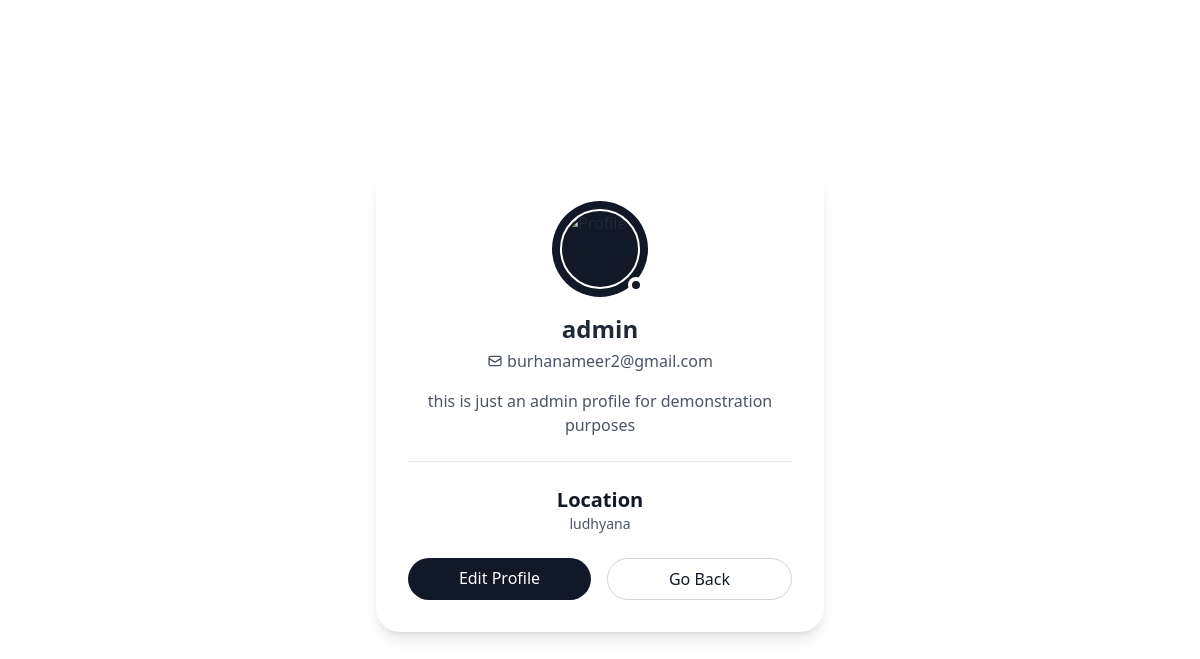
Page /profile/ (signed in) on the earlier database version.
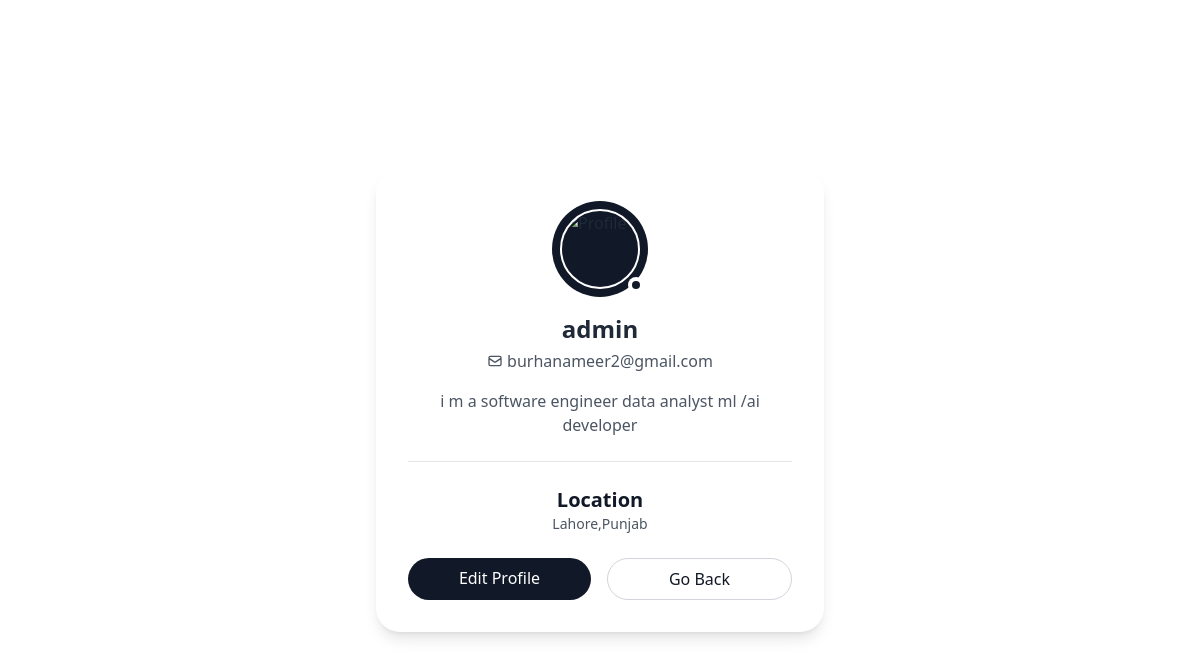
Same page on the later database version.
### homeusers/models.py (models this page shows, shortened)
class CustomUser(AbstractUser):
    RoleChoices = (
        ("customer", "Customer Account"),
        ("business", "Business Account")
    )
    role = models.CharField(max_length=20, choices=RoleChoices, default="customer")
    profile_pic = CloudinaryField(
        'image',
        folder="profile_pics/",
        default="profile_pics/crcmmzrp6a5il1tdx7al",
        null=True,
        blank=True
    )
    Bio=models.CharField(max_length=1000 ,null=True,blank=True)
    website=models.CharField(max_length=300, null=True, blank=True)
    location=models.CharField(max_length=300 ,null=True,blank=True)
    groups = models.ManyToManyField(
        'auth.Group',
        related_name='custom_user_groups',  # Changed related_name
        blank=True,
        help_text='The groups this user belongs to.',
        verbose_name='groups',
    )
    user_permissions = models.ManyToManyField(
        'auth.Permission',
        related_name='custom_user_permissions',  # Changed related_name
        blank=True,
        help_text='Specific permissions for this user.',
        verbose_name='user permissions',
    )
    class Meta:
        verbose_name = 'User'
        verbose_name_plural = 'Users'

### homebase/views.py (the view)
# urls.py: path("profile/",homeviews.Profile,name="profile"),
@login_required(login_url='login')
def Profile(request):
    context = {}
    if request.user.role == 'business':
        post_count = Products.objects.filter(admin=request.user).count()
        context['post_count'] = post_count
    return render(request, 'profile.html', context)

### homebase/templates/profile.html (shortened to what this page needs)
{% load static %}
<!DOCTYPE html>
<html lang="en">
<head>
  <link rel="stylesheet" href="{% static 'css/dist/styles.css' %}" />
</head>
<body class="min-h-screen flex items-center justify-center bg-white p-4">
  <div class="bg-white rounded-3xl shadow-lg max-w-md w-full mx-auto p-8">
    <div class="flex justify-center mb-4">
      <div class="relative">
        <div class="w-24 h-24 rounded-full bg-gray-900 flex items-center justify-center">
          <div>
            <img class="w-20 h-20 rounded-full border-2 border-white" src="{{request.user.profile_pic.url}}" alt="Profile">
          </div>
        </div>
        <div class="absolute bottom-1 right-1 w-4 h-4 bg-white rounded-full flex items-center justify-center">
          <div class="w-2 h-2 bg-gray-900 rounded-full"></div>
        </div>
      </div>
    </div>
    <div class="text-center mb-6">
      <h1 class="text-2xl font-bold mb-1">{{request.user.username}}</h1>
      <div class="flex items-center justify-center text-gray-600 mb-4">
        <svg xmlns="http://www.w3.org/2000/svg" class="h-4 w-4 mr-1" fill="none" viewBox="0 0 24 24" stroke="currentColor">
          <path stroke-linecap="round" stroke-linejoin="round" stroke-width="2" d="M3 8l7.89 5.26a2 2 0 002.22 0L21 8M5 19h14a2 2 0 002-2V7a2 2 0 00-2-2H5a2 2 0 00-2 2v10a2 2 0 002 2z" />
        </svg>
        <span>{{request.user.email}}</span>
      </div>
      <p class="text-gray-600 max-w-sm mx-auto">
        {{request.user.Bio}}
      </p>
    </div>
    <div class="border-t border-gray-200 my-6"></div>
    <div class="grid {% if request.user.role == 'business' %}grid-cols-3{% else %}grid-cols-1{% endif %} gap-12 mb-6 justify-items-center">
      <div class="text-center">
        <p class="text-xl font-bold text-gray-900">Location</p>
        <p class="text-gray-600 text-sm">{{request.user.location|default:"Not specified"}}</p>
      </div>
    </div>
    <div class="flex gap-4">
      <a class="bg-gray-900 text-white py-2 px-4 rounded-full font-medium flex-1 text-center hover:bg-gray-800 transition-colors" href="{% url 'edit_profile' %}">
        Edit Profile
      </a>
      <a href="{% if request.user.role == 'business' %}{% url 'adminpage' %}{% else %}{% url 'home' %}{% endif %}"
         class="bg-white text-gray-900 border border-gray-300 py-2 px-4 rounded-full font-medium flex-1 text-center hover:bg-gray-50 transition-colors">
        Go Back
      </a>
    </div>
  </div>
</body>
</html>

Differences in the rows shown:
changed CustomUser "admin": user.Bio "this is just an admin profile for demonstration purposes" → "i m a software engineer data analyst ml /ai developer"; user.location "ludhyana" → "Lahore,Punjab"
